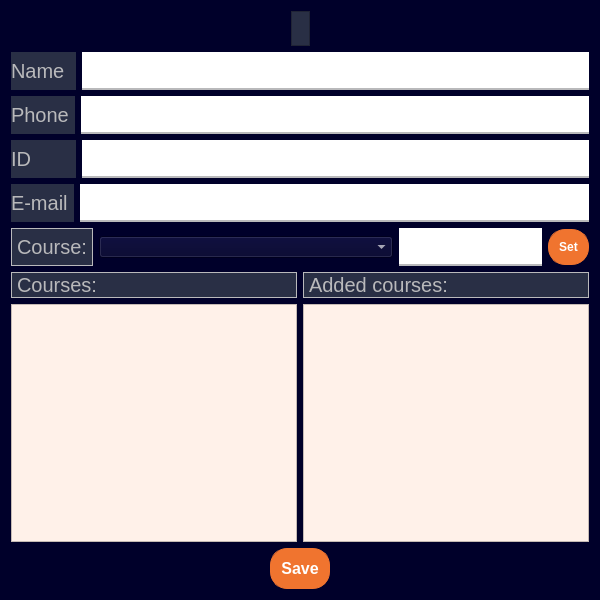
<?xml version="1.0" encoding="UTF-8"?>
<ui version="4.0">
 <class>StudentEditPage</class>
 <widget class="QDialog" name="StudentEditPage">
  <property name="geometry">
   <rect>
    <x>0</x>
    <y>0</y>
    <width>600</width>
    <height>600</height>
   </rect>
  </property>
  <property name="windowTitle">
   <string>Student Edit Page</string>
  </property>
  <property name="styleSheet">
   <string notr="true">/*Copyright (c) DevSec Studio. All rights reserved.

MIT License

Permission is hereby granted, free of charge, to any person obtaining a copy
of this software and associated documentation files (the &quot;Software&quot;), to deal
in the Software without restriction, including without limitation the rights
to use, copy, modify, merge, publish, distribute, sublicense, and/or sell
copies of the Software, and to permit persons to whom the Software is
furnished to do so, subject to the following conditions:

The above copyright notice and this permission notice shall be included in all
copies or substantial portions of the Software.

THE SOFTWARE IS PROVIDED *AS IS*, WITHOUT WARRANTY OF ANY KIND, EXPRESS OR
IMPLIED, INCLUDING BUT NOT LIMITED TO THE WARRANTIES OF MERCHANTABILITY,
FITNESS FOR A PARTICULAR PURPOSE AND NONINFRINGEMENT. IN NO EVENT SHALL THE
AUTHORS OR COPYRIGHT HOLDERS BE LIABLE FOR ANY CLAIM, DAMAGES OR OTHER
LIABILITY, WHETHER IN AN ACTION OF CONTRACT, TORT OR OTHERWISE, ARISING FROM,
OUT OF OR IN CONNECTION WITH THE SOFTWARE OR THE USE OR OTHER DEALINGS IN THE SOFTWARE.
*/

/*-----QWidget-----*/
QWidget
{
	background-color: rgb(0, 0, 42);
	color: #ffffff;
	border-color: #000000;

}


/*-----QLabel-----*/
QLabel
{
	background-color: #292f45;
	color: #b9b9bb;
	border-color: #000000;

}


/*-----QPushButton-----*/
QPushButton
{
	background-color: #f0742f;
	color: #fff;
	font-weight: bold;
	border-style: solid;
	border-width: 1px;
	border-radius: 17px;
	border-color: #f0742f;
	padding: 10px;

}


QPushButton::hover
{
	background-color: #fc7c11;
	color: #ffff;

}


QPushButton::pressed
{
	background-color: #ff6b35;
	color: #fff;

}


/*-----QToolButton-----*/
QToolButton
{
	background-color: #292f45;
	color: #ffffff;
	border-style: solid;
	border-color: #000000;

}


QToolButton::hover
{
	background-color: #fc7c11;
	color: #000000;
	padding: 2px;
	border-radius: 15px;
	border-color: #fc7c11;

}


QToolButton::pressed
{
	background-color: #fc7c11;
	color: #000000;
	border-style: solid;
	border-width: 2px;

}


/*-----QLineEdit-----*/
QLineEdit{
	background-color: rgb(255, 255, 255);
	color: rgb(35, 35, 35);
	font-weight: bold;
	border-style: solid;
	border-width: 2px;
	border-top: 0px;
	border-left: 0px;
	border-right: 0px;
	border-color: #b9b9bb;
	padding: 10px;

}


/*-----QCheckBox-----*/
QCheckBox
{
	background-color: transparent;
	color: #b9b9bb;
	font-weight: bold;

}


QCheckBox::indicator
{
    color: #b1b1b1;
    background-color: #00111d;
    border: 1px solid #f0742f;
    width: 12px;
    height: 12px;

}


QCheckBox::indicator:checked
{
    image:url(&quot;./ressources/check.png&quot;); /*To replace*/
	background-color: #1f2b2b;
    border: 1px solid #f0742f;

}


QCheckBox::indicator:unchecked:hover
{
    border: 1px solid #f0742f;

}


QCheckBox::disabled
{
	color: #656565;

}


QCheckBox::indicator:disabled
{
	background-color: #656565;
	color: #656565;
    border: 1px solid #656565;

}
</string>
  </property>
  <layout class="QVBoxLayout" name="verticalLayout_3">
   <item>
    <layout class="QHBoxLayout" name="horizontalLayout_6">
     <item>
      <spacer name="horizontalSpacer_2">
       <property name="orientation">
        <enum>Qt::Horizontal</enum>
       </property>
       <property name="sizeHint" stdset="0">
        <size>
         <width>40</width>
         <height>20</height>
        </size>
       </property>
      </spacer>
     </item>
     <item>
      <widget class="QLabel" name="FLNameLabel">
       <property name="font">
        <font>
         <pointsize>22</pointsize>
        </font>
       </property>
       <property name="frameShape">
        <enum>QFrame::StyledPanel</enum>
       </property>
       <property name="text">
        <string/>
       </property>
      </widget>
     </item>
     <item>
      <spacer name="horizontalSpacer">
       <property name="orientation">
        <enum>Qt::Horizontal</enum>
       </property>
       <property name="sizeHint" stdset="0">
        <size>
         <width>40</width>
         <height>20</height>
        </size>
       </property>
      </spacer>
     </item>
    </layout>
   </item>
   <item>
    <layout class="QHBoxLayout" name="horizontalLayout" stretch="0,0">
     <item>
      <widget class="QLabel" name="label_3">
       <property name="font">
        <font>
         <pointsize>15</pointsize>
        </font>
       </property>
       <property name="frameShape">
        <enum>QFrame::NoFrame</enum>
       </property>
       <property name="text">
        <string>Name  </string>
       </property>
      </widget>
     </item>
     <item>
      <widget class="QLineEdit" name="nameLineEdit"/>
     </item>
    </layout>
   </item>
   <item>
    <layout class="QHBoxLayout" name="horizontalLayout_5" stretch="0,0">
     <item>
      <widget class="QLabel" name="label_16">
       <property name="font">
        <font>
         <pointsize>15</pointsize>
        </font>
       </property>
       <property name="frameShape">
        <enum>QFrame::NoFrame</enum>
       </property>
       <property name="text">
        <string>Phone </string>
       </property>
      </widget>
     </item>
     <item>
      <widget class="QLineEdit" name="phoneLineEdit"/>
     </item>
    </layout>
   </item>
   <item>
    <layout class="QHBoxLayout" name="horizontalLayout_7" stretch="0,0">
     <item>
      <widget class="QLabel" name="label_18">
       <property name="font">
        <font>
         <pointsize>15</pointsize>
        </font>
       </property>
       <property name="frameShape">
        <enum>QFrame::NoFrame</enum>
       </property>
       <property name="text">
        <string>ID        </string>
       </property>
      </widget>
     </item>
     <item>
      <widget class="QLineEdit" name="idLineEdit"/>
     </item>
    </layout>
   </item>
   <item>
    <layout class="QHBoxLayout" name="horizontalLayout_3" stretch="0,0">
     <item>
      <widget class="QLabel" name="label_12">
       <property name="font">
        <font>
         <pointsize>15</pointsize>
        </font>
       </property>
       <property name="frameShape">
        <enum>QFrame::NoFrame</enum>
       </property>
       <property name="text">
        <string>E-mail </string>
       </property>
      </widget>
     </item>
     <item>
      <widget class="QLineEdit" name="emailLineEdit"/>
     </item>
    </layout>
   </item>
   <item>
    <layout class="QHBoxLayout" name="horizontalLayout_2" stretch="0,2,0,0">
     <item>
      <widget class="QLabel" name="label_6">
       <property name="font">
        <font>
         <pointsize>15</pointsize>
        </font>
       </property>
       <property name="frameShape">
        <enum>QFrame::Box</enum>
       </property>
       <property name="text">
        <string>Course:</string>
       </property>
      </widget>
     </item>
     <item>
      <widget class="QComboBox" name="courseComboBox"/>
     </item>
     <item>
      <widget class="QLineEdit" name="gradeLineEdit"/>
     </item>
     <item>
      <widget class="QPushButton" name="setPushButton">
       <property name="text">
        <string>Set</string>
       </property>
      </widget>
     </item>
    </layout>
   </item>
   <item>
    <layout class="QHBoxLayout" name="horizontalLayout_4">
     <item>
      <layout class="QVBoxLayout" name="verticalLayout">
       <item>
        <widget class="QLabel" name="label_13">
         <property name="font">
          <font>
           <pointsize>15</pointsize>
          </font>
         </property>
         <property name="frameShape">
          <enum>QFrame::Box</enum>
         </property>
         <property name="text">
          <string>Courses:</string>
         </property>
        </widget>
       </item>
       <item>
        <widget class="QTableWidget" name="allCoursesTable">
         <property name="styleSheet">
          <string notr="true">QWidget {
    background-color: rgb(255, 241, 233);
    color: #fffff8;
}

QHeaderView::section {
    background-color: #ff8f57;
    padding: 4px;
    border: 1px solid #fffff8;
    font-size: 14pt;
}

QTableWidget {
    gridline-color: #fffff8;
    font-size: 18pt;
}

QTableView::item 
{
    font-size: 18pt;
	color: rgb(0, 0, 0);
}
</string>
         </property>
         <property name="editTriggers">
          <set>QAbstractItemView::NoEditTriggers</set>
         </property>
         <property name="alternatingRowColors">
          <bool>true</bool>
         </property>
         <property name="selectionMode">
          <enum>QAbstractItemView::SingleSelection</enum>
         </property>
         <property name="selectionBehavior">
          <enum>QAbstractItemView::SelectRows</enum>
         </property>
         <property name="sortingEnabled">
          <bool>true</bool>
         </property>
         <attribute name="horizontalHeaderStretchLastSection">
          <bool>true</bool>
         </attribute>
        </widget>
       </item>
      </layout>
     </item>
     <item>
      <layout class="QVBoxLayout" name="verticalLayout_2">
       <item>
        <widget class="QLabel" name="label_14">
         <property name="font">
          <font>
           <pointsize>15</pointsize>
          </font>
         </property>
         <property name="frameShape">
          <enum>QFrame::Box</enum>
         </property>
         <property name="text">
          <string>Added courses:</string>
         </property>
        </widget>
       </item>
       <item>
        <widget class="QTableWidget" name="studentCoursesTable">
         <property name="styleSheet">
          <string notr="true">QWidget {
    background-color: rgb(255, 241, 233);
    color: #fffff8;
}

QHeaderView::section {
    background-color: #ff8f57;
    padding: 4px;
    border: 1px solid #fffff8;
    font-size: 14pt;
}

QTableWidget {
    gridline-color: #fffff8;
    font-size: 18pt;
}

QTableView::item 
{
    font-size: 18pt;
	color: rgb(0, 0, 0);
}
</string>
         </property>
         <property name="editTriggers">
          <set>QAbstractItemView::NoEditTriggers</set>
         </property>
         <property name="alternatingRowColors">
          <bool>true</bool>
         </property>
         <property name="selectionMode">
          <enum>QAbstractItemView::SingleSelection</enum>
         </property>
         <property name="selectionBehavior">
          <enum>QAbstractItemView::SelectRows</enum>
         </property>
         <property name="sortingEnabled">
          <bool>true</bool>
         </property>
         <attribute name="horizontalHeaderStretchLastSection">
          <bool>true</bool>
         </attribute>
        </widget>
       </item>
      </layout>
     </item>
    </layout>
   </item>
   <item>
    <layout class="QHBoxLayout" name="horizontalLayout_8">
     <item>
      <spacer name="horizontalSpacer_3">
       <property name="orientation">
        <enum>Qt::Horizontal</enum>
       </property>
       <property name="sizeHint" stdset="0">
        <size>
         <width>40</width>
         <height>20</height>
        </size>
       </property>
      </spacer>
     </item>
     <item>
      <widget class="QPushButton" name="savePushButton">
       <property name="font">
        <font>
         <pointsize>12</pointsize>
         <bold>true</bold>
        </font>
       </property>
       <property name="text">
        <string>Save</string>
       </property>
      </widget>
     </item>
     <item>
      <spacer name="horizontalSpacer_4">
       <property name="orientation">
        <enum>Qt::Horizontal</enum>
       </property>
       <property name="sizeHint" stdset="0">
        <size>
         <width>40</width>
         <height>20</height>
        </size>
       </property>
      </spacer>
     </item>
    </layout>
   </item>
  </layout>
 </widget>
 <resources/>
 <connections/>
</ui>
